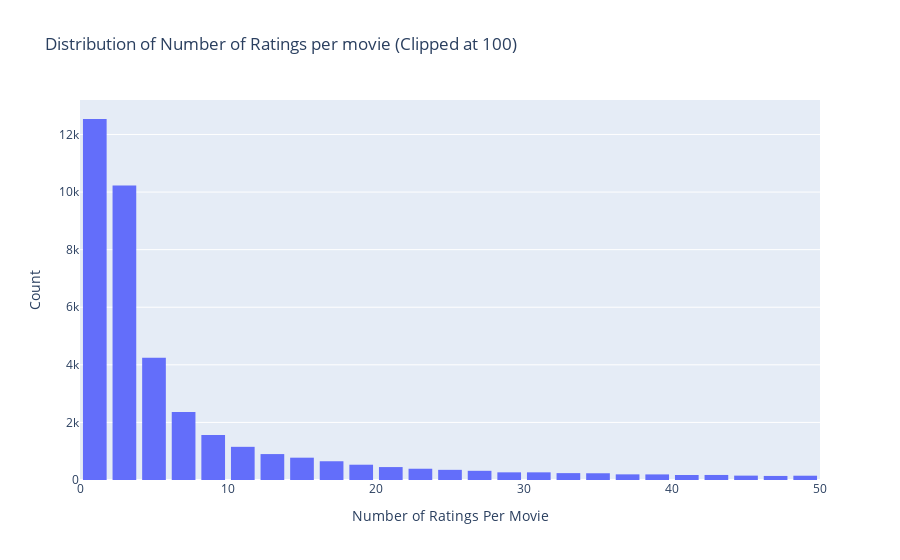

Notebook code for this chart:
### Markdown cell above
## Ratings Distribution by MovieId

### Code cell
# Number of ratings by movie_id
data = rates.groupby('movieId')['rating'].count().clip(upper=50)

# Create trace
trace = go.Histogram(x=data.values,
                     name='Ratings',
                     xbins = dict(start=0,
                                 end=50,
                                 size=2))

# Create layout
layout = go.Layout(title = 'Distribution of Number of Ratings per movie (Clipped at 100)',
             xaxis = dict(title = 'Number of Ratings Per Movie'),
             yaxis = dict(title = 'Count'),
             bargap=0.2)
# Create Plot

fig = go.Figure(data=[trace], layout=layout)
iplot(fig)

### Figure 1 — Plotly figure (JSON) as saved in the notebook; plotly's stock layout.template omitted (floating-point values rounded to 4 significant figures; data arrays with more than 128 entries replaced by an {"elided": "..."} marker saying what was removed)
{"data": [{"name": "Ratings", "type": "histogram", "x": {"elided": "48213 int values"}, "xbins": {"end": 50, "size": 2, "start": 0}}], "layout": {"bargap": 0.2, "title": {"text": "Distribution of Number of Ratings per movie (Clipped at 100)"}, "xaxis": {"title": {"text": "Number of Ratings Per Movie"}}, "yaxis": {"title": {"text": "Count"}}}}
